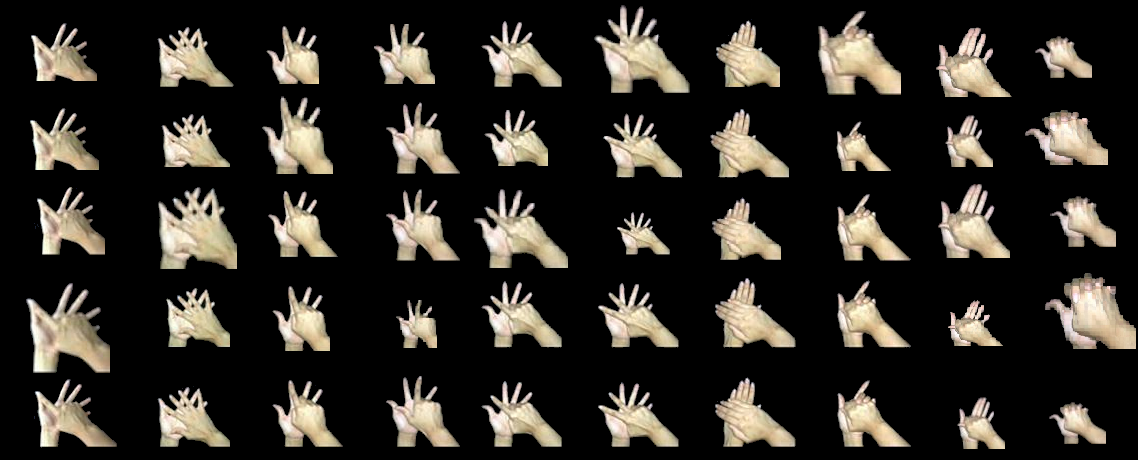
%> input picture sample.bmp, 1138 x 460 px
$ octave --eval "result = edu_imgpreprocess(imread('sample.bmp'));"   (GNU Octave 9; MATLAB toolbox functions it lacks are replaced by stand-ins)
%> lines starting %> are read from the running program, lines starting %| are printed output that depends on the picture; in (x1, y1, x2, y2) boxes, pixels count from 0 and x2, y2 are one past the last pixel; in counts of white or black regions, pixels touching at a corner belong together; the program's own positions count from 1
function img = edu_imgpreprocess(I)

Igray = rgb2gray(I);
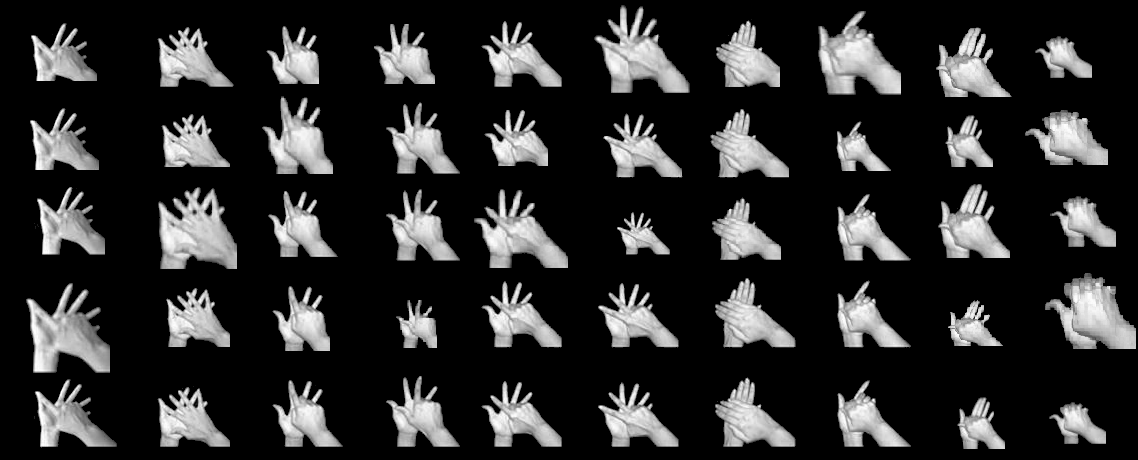
%> Igray: size 460x1138 uint8; min 0, max 255, mean 43.8

Ibw = im2bw(Igray,graythresh(Igray));
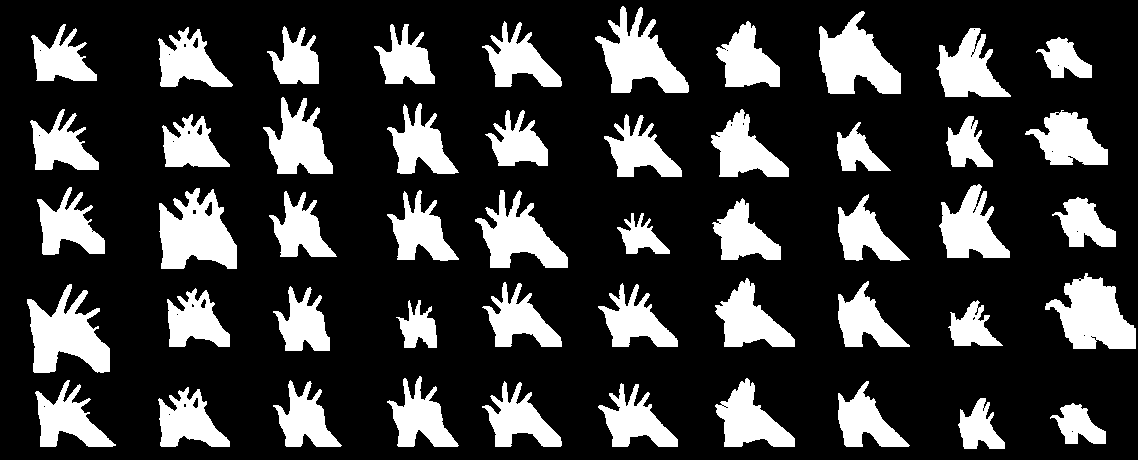
%> Ibw: size 460x1138 logical; 22.8% white; 50 white regions, largest, box (x1, y1, x2, y2) and area: (159, 188, 237, 269) 4220, (27, 284, 110, 373) 4090, (1045, 273, 1136, 349) 4083

Iedge = edge(uint8(Ibw));
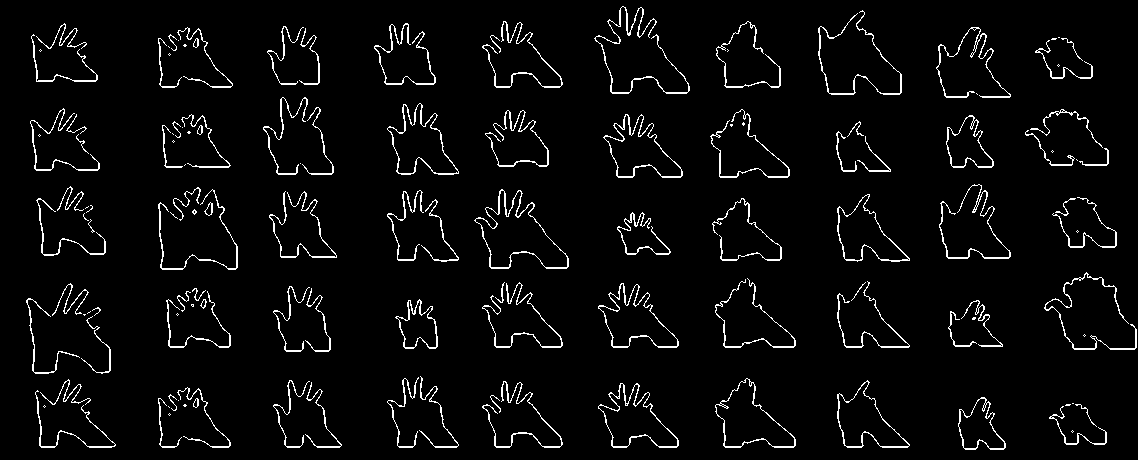
%> Iedge: size 460x1138 logical; 4.1% white in thin lines or dots

se = strel('square',3);

Iedge2 = imdilate(Iedge, se);
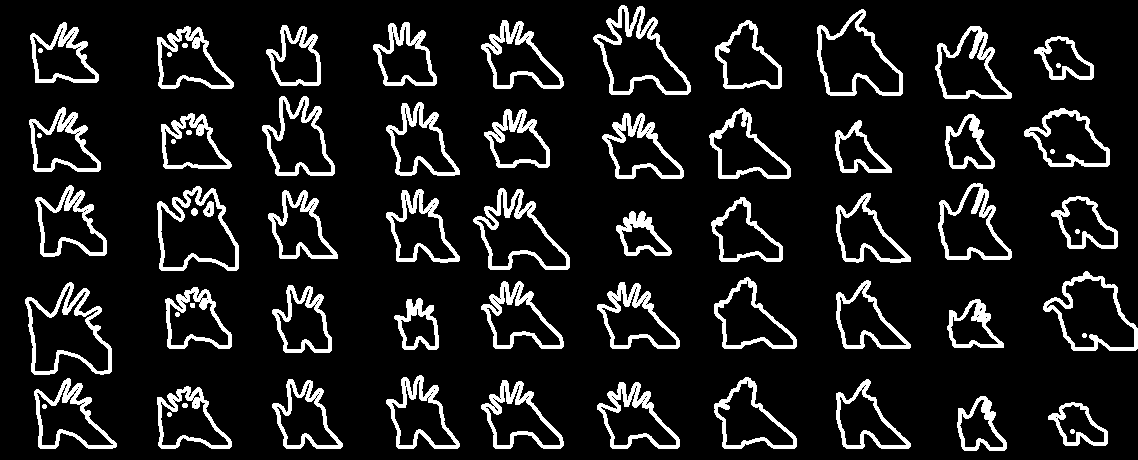
%> Iedge2: size 460x1138 logical; 11.4% white; 68 white regions, largest, box (x1, y1, x2, y2) and area: (593, 5, 691, 95) 1775, (25, 282, 112, 375) 1722, (473, 188, 570, 270) 1671

Ifill= imfill(Iedge2,'holes');
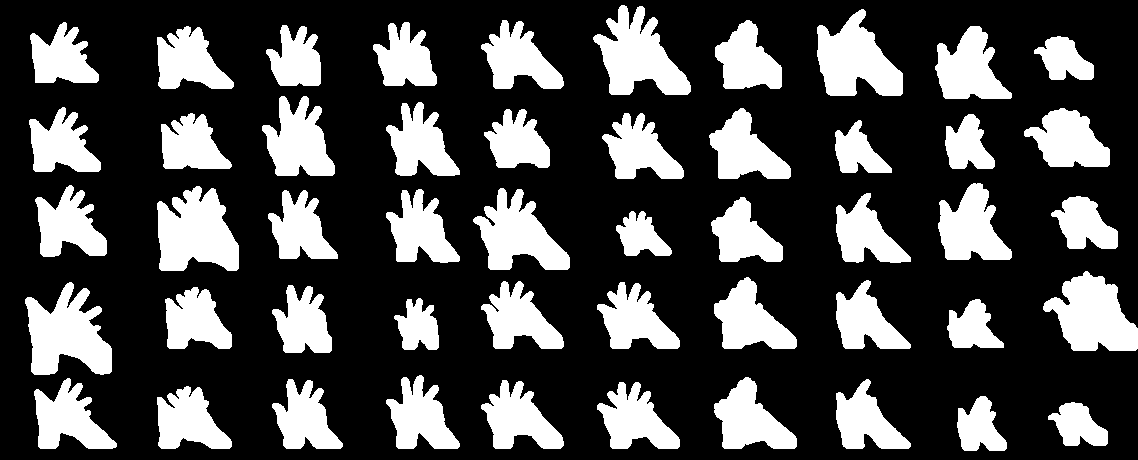
%> Ifill: size 460x1138 logical; 28.5% white; 50 white regions

[Ilabel num] = bwlabel(Ifill);
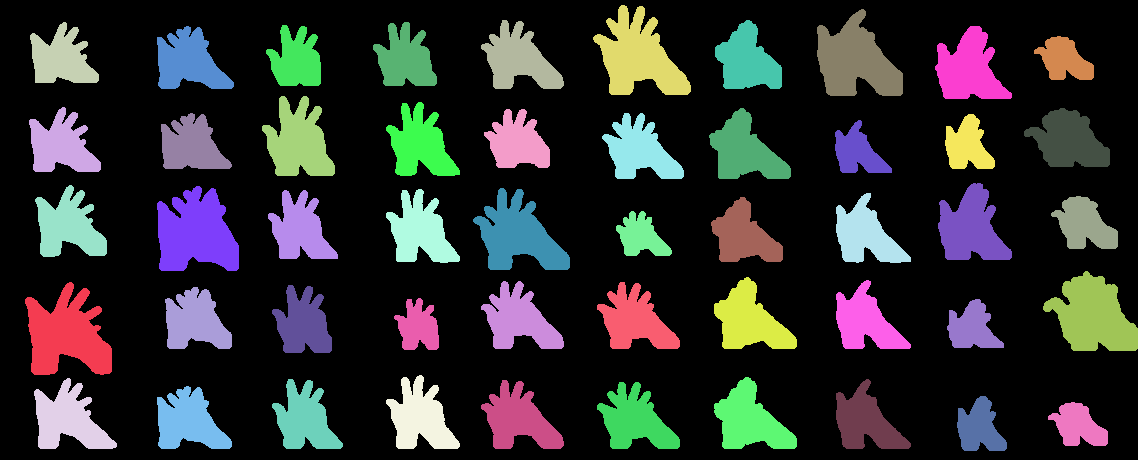
%> Ilabel: size 460x1138 double; 51 distinct labels, from 0 to 50; one colour per label, 0 black
%> num = 50

Iprops = regionprops(Ilabel);
%> Iprops = 50 regions; largest, box (x1, y1, x2, y2), Area and Centroid: (157, 186, 239, 271) 5046 [196.4 233.5], (25, 282, 112, 375) 4966 [67.3 335.3], (593, 5, 691, 95) 4777 [639.2 57.2], (1043, 271, 1138, 351) 4752 [1093.9 316.5], (817, 9, 903, 96) 4579 [856.2 61.5]

Ibox = [Iprops.BoundingBox];
%> Ibox = 200 values, max 1051.5 at index 197, min 5.5 at index 102, mean 221.1
Ibox = reshape(Ibox,[4 50]);
%> Ibox = 50 columns, first 8: [25.5 29.5 30.5 34.5 35.5 157.5 157.5 157.5; 282.5 107.5 22.5 378.5 185.5 26.5 186.5 386.5; 87 72 69 83 72 77 82 75; 93 65 61 71 72 63 85 63]

Ic = [Iprops.Centroid];
%> Ic = 100 values, max 1093.9 at index 95, min 57.18 at index 52, mean 408.4
Ic = reshape(Ic,[2 50]);
%> Ic = 50 columns, first 8: [67.31 62.03 62.18 69 69.1 189.3 196.4 189.1; 335.3 146.1 59.23 420.4 226.7 62.18 233.5 422.1]
Ic = Ic';
%> Ic = 50 rows, first 12: [67.31 335.3; 62.03 146.1; 62.18 59.23; 69 420.4; 69.1 226.7; 189.3 62.18; 196.4 233.5; 189.1 422.1; 191.9 146.1; 195.7 321.8; 299.2 142.7; 297 60.48]
Ic(:,3) = (mean(Ic.^2,2)).^(1/2);
Ic(:,4) = 1:50;

% Extra lines compare to example2 to extract all the components into an
% cell array
Ic2 = sortrows(Ic,2);
%> Ic2 = 50 rows, first 8: [639.2 57.18 453.8 26; 62.18 59.23 60.72 3; 406.1 59.58 290.2 16; 519.4 59.99 369.7 22; 1065.1 60.4 754.3 47; 297 60.48 214.3 12; 747.9 61.44 530.7 35; 856.2 61.51 607 36]

for cnt = 1:5
    Ic2((cnt-1)*10+1:cnt*10,:) = sortrows(Ic2((cnt-1)*10+1:cnt*10,:),4);
end
%> after the loop, Ic2 = 50 rows, first 8: [62.18 59.23 60.72 3; 189.3 62.18 140.9 6; 297 60.48 214.3 12; 406.1 59.58 290.2 16; 519.4 59.99 369.7 22; 639.2 57.18 453.8 26; 747.9 61.44 530.7 35; 856.2 61.51 607 36]

Ic3 = Ic2(:,1:2);
%> Ic3 = 50 rows, first 12: [62.18 59.23; 189.3 62.18; 297 60.48; 406.1 59.58; 519.4 59.99; 639.2 57.18; 747.9 61.44; 856.2 61.51; 969.8 69.65; 1065.1 60.4; 62.03 146.1; 191.9 146.1]
ind = Ic2(:,4);
%> ind = 50 values, max 50 at index 30, min 1 at index 31, mean 25.5

for cnt = 1:50
    img{cnt} = imcrop(Ibw,Ibox(:,ind(cnt)));
end
%> after the loop, img = 50 items
